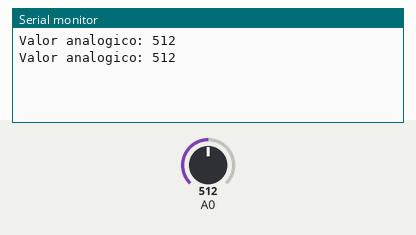
This sketch was run on a simulated Arduino Uno, built with avr-gcc and run on an emulated ATmega328P. On the bench: the last lines printed to the serial monitor. The test bench sets the inputs (shaded band); at power-on: A0 = 512.

Above: at 1.8 s.
1.9 s: A0 set to 716
At 2.4 s:
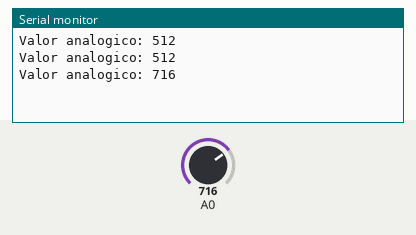
3.4 s: A0 set to 900
At 4.8 s:
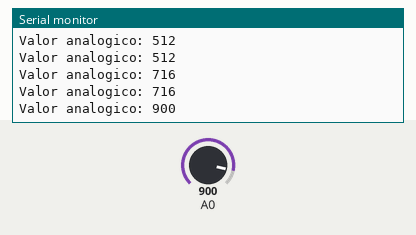
Timing chart, 0 to 6.4 s (numbered marks = the images above; inputs shaded):
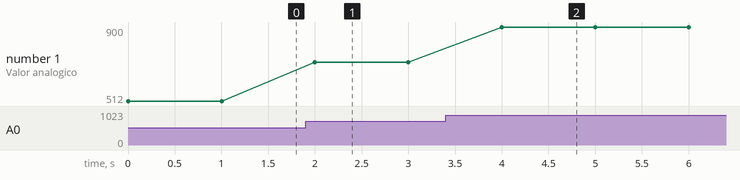

Measured:
- after the input at 1.9 s, the serial monitor: prints a new line after 0.10 s (image 1)
- after the input at 3.4 s, the serial monitor: prints a new line after 0.60 s (image 2)
- plotted number 1: 512 → 716 after the input at 1.9 s, 716 → 900 after the input at 3.4 s

The sketch:

analogic_read.ino
```cpp
int corrient_value = 0;

void setup() {
  Serial.begin(9600);
}

void loop() {
  corrient_value = analogRead(A0); //Lectura del PIN A0 analogo

  Serial.print("Valor analogico: ");
  Serial.println(corrient_value);
  delay(1000);
}
```
